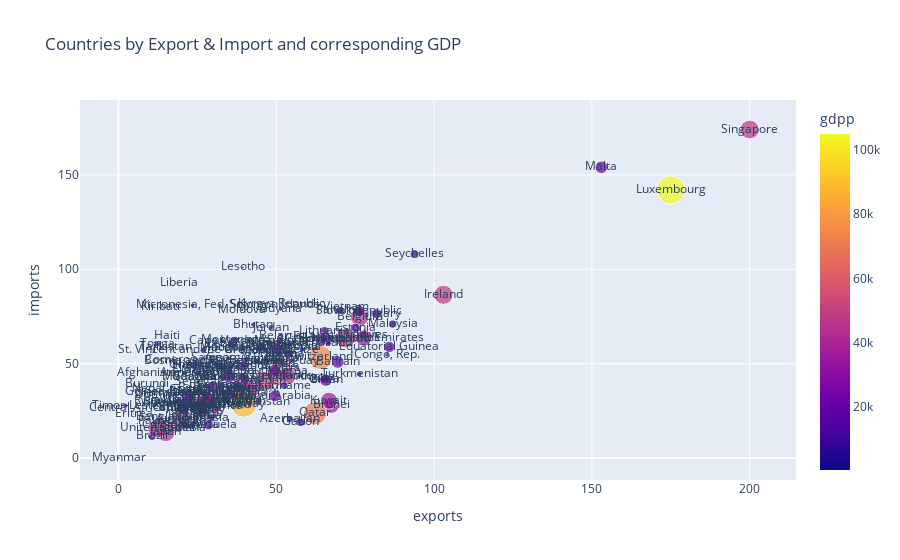

Notebook code for this chart:
### Markdown cell above
Relação das importações, exportações e GDPP, é possível analisar que Malta, Luxemburgo e Singapura são outliers

### Code cell
px.scatter(data_frame=df, x='exports', y='imports',size='gdpp', text=df.index, color='gdpp', title='Countries by Export & Import and corresponding GDP')

### Figure 1 — Plotly figure (JSON) as saved in the notebook; plotly's stock layout.template omitted (floating-point values rounded to 4 significant figures; data arrays with more than 128 entries replaced by an {"elided": "..."} marker saying what was removed)
{"data": [{"hovertemplate": "exports=%{x}<br>imports=%{y}<br>gdpp=%{marker.color}<br>country=%{text}<extra></extra>", "legendgroup": "", "marker": {"color": {"elided": "167 int values"}, "coloraxis": "coloraxis", "size": {"elided": "167 int values"}, "sizemode": "area", "sizeref": 262.5, "symbol": "circle"}, "mode": "markers+text", "name": "", "orientation": "v", "showlegend": false, "text": {"elided": "167 str values"}, "type": "scatter", "x": {"elided": "167 float values"}, "xaxis": "x", "y": {"elided": "167 float values"}, "yaxis": "y"}], "layout": {"coloraxis": {"colorbar": {"title": {"text": "gdpp"}}, "colorscale": [[0, "#0d0887"], [0.1111, "#46039f"], [0.2222, "#7201a8"], [0.3333, "#9c179e"], [0.4444, "#bd3786"], [0.5556, "#d8576b"], [0.6667, "#ed7953"], [0.7778, "#fb9f3a"], [0.8889, "#fdca26"], [1, "#f0f921"]]}, "legend": {"itemsizing": "constant", "tracegroupgap": 0}, "title": {"text": "Countries by Export & Import and corresponding GDP"}, "xaxis": {"anchor": "y", "domain": [0, 1], "title": {"text": "exports"}}, "yaxis": {"anchor": "x", "domain": [0, 1], "title": {"text": "imports"}}}}
